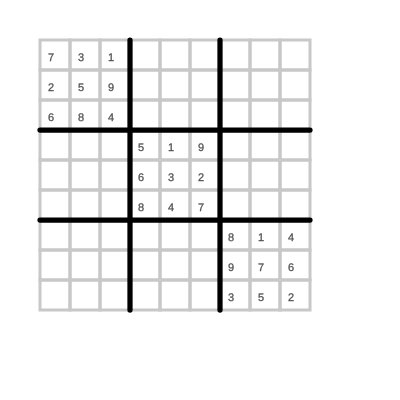
Frame 1 (no input)
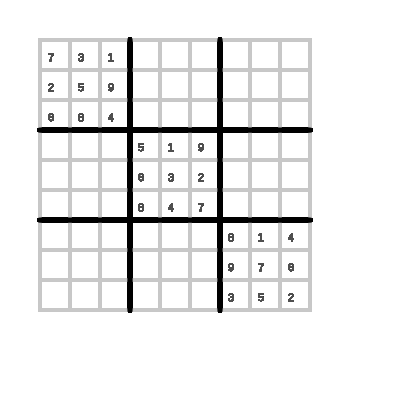
Frame 60 (no input)
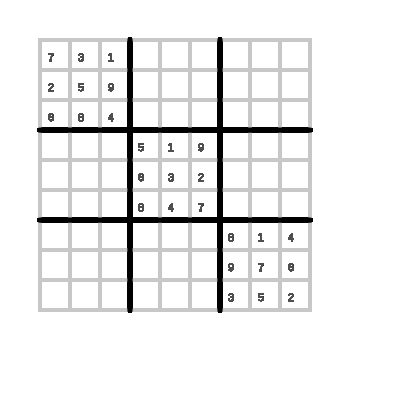
Frame 120 (the mouse pressed at the canvas centre since frame 60)

The p5.js sketch that drew these frames (run headless with seeded random() and noise() and a simulated clock; from frame 60 on, the mouse is pressed at the canvas centre):

// p5.js sketch
// ── sketch.js
//Parameters
var topLeft = 40;
var tileWidth = 30;
var tileHeight = 30;
var strkWeight = 3;

//Member vars
var board;

function setup() {
    createCanvas(400,400);

    board = new Board(topLeft, tileWidth, tileHeight, strkWeight);
}

function draw() {
  // put drawing code here
  board.ShowBoard();
}
// ── Classes.js
class Board {
    constructor(topLeft, tileWidth, tileHeight, strkWeight){
        this.topLeft = topLeft;
        this.tileWidth = tileWidth;
        this.tileHeight = tileHeight;
        this.strkWeight = strkWeight;

        this.board = this.CreateBoard();
        this.RandomizeBoard(1);
    }

    CreateBoard(){
        var out = new Array(9);
        for (let i = 0; i < 9; i++) {
            out[i] = new Array(9);
        }

        //For DEMO only, result does not follow rules of Sudoku
        for (let i = 0; i < out.length; i++) {
            for (let j = 0; j < out[0].length; j++) {
                //out[i][j] = 0;
            }
        }

        return out;
    }

    ShowBoard(){

        //Loop through each cell in the matrix
        for (let i = 0; i < this.board.length; i++) {
            for (let j = 0; j < this.board[0].length; j++) {
                //Set drawing style for grid
                noFill();
                strokeWeight(this.strkWeight);
                stroke(200);
                rectMode(CORNER);
                //Draw grid
                rect(this.topLeft + i * this.tileWidth, this.topLeft + j * this.tileHeight, this.tileWidth, this.tileHeight);

                //Set drawing style for numbers
                strokeWeight(this.strkWeight * 0.1);
                stroke(80);
                fill(80);
                textSize(11);
                //Draw contents
                text(this.board[i][j], this.topLeft + i * this.tileWidth + this.tileWidth * 0.27, this.topLeft + j * this.tileHeight + this.tileHeight * 0.7)
            }
        }

        //Draw the major lines
        strokeWeight(1.75 * this.strkWeight);
        stroke(0);
        line(this.topLeft + 3 * this.tileWidth, this.topLeft + 0 * this.tileHeight, 
            this.topLeft + 3 * this.tileWidth, this.topLeft + 9 * this.tileHeight);
        line(this.topLeft + 6 * this.tileWidth, this.topLeft + 0 * this.tileHeight, 
            this.topLeft + 6 * this.tileWidth, this.topLeft + 9 * this.tileHeight);
        line(this.topLeft + 0 * this.tileWidth, this.topLeft + 3 * this.tileHeight, 
            this.topLeft + 9 * this.tileWidth, this.topLeft + 3 * this.tileHeight);
        line(this.topLeft + 0 * this.tileWidth, this.topLeft + 6 * this.tileHeight, 
            this.topLeft + 9 * this.tileWidth, this.topLeft + 6 * this.tileHeight);
    }

    RandomizeBoard(dificulty){
        switch (dificulty) {
            //Easy - randomly generate
            case 1:
                for (let k = 0; k < 3; k++) {
                    var potentialNumbers = this.GenerateRandomNumList(9);
                    for (let i = 0; i < this.board.length / 3; i++) {
                        for (let j = 0; j < this.board[0].length / 3; j++) {
                            this.board[3*k + i][3*k + j] = potentialNumbers.pop();
                        }
                    }
                }
                break;
        }
    }

    GenerateRandomNumList(length){
        var out = [];
        for (let i = 0; i < length; i++) {
            out.push(i + 1);  
        }

        out = this.shuffle(out);

        return out;
    }

    shuffle(arr){
        var m = arr.length, t, i;

        //While there are elements to shuffle
        while (m) {
            //Pick a remaining element
            i = floor(random() * m--);

            //Swap it with the current element
            t = arr[m];
            arr[m] = arr[i];
            arr[i] = t;
        }

        return arr;
    }
}
